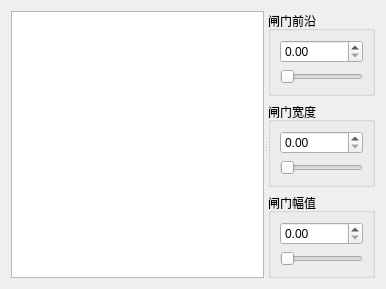
<?xml version="1.0" encoding="UTF-8"?>
<ui version="4.0">
 <class>PanelUTGate</class>
 <widget class="QWidget" name="PanelUTGate">
  <property name="windowTitle">
   <string>Form</string>
  </property>
  <layout class="QGridLayout" name="gridLayout_4">
   <item row="0" column="0">
    <widget class="QSplitter" name="splitter">
     <property name="orientation">
      <enum>Qt::Horizontal</enum>
     </property>
     <widget class="QTableView" name="gateTableView"/>
     <widget class="QWidget" name="">
      <layout class="QVBoxLayout" name="verticalLayout">
       <item>
        <widget class="QGroupBox" name="groupBox">
         <property name="title">
          <string>闸门前沿</string>
         </property>
         <layout class="QGridLayout" name="gridLayout">
          <item row="0" column="0">
           <widget class="ConfigDoubleSpinBox" name="gateStartSpinBox"/>
          </item>
          <item row="1" column="0">
           <widget class="ConfigDoubleSlider" name="gateStartSlider">
            <property name="orientation">
             <enum>Qt::Horizontal</enum>
            </property>
           </widget>
          </item>
         </layout>
        </widget>
       </item>
       <item>
        <widget class="QGroupBox" name="groupBox_2">
         <property name="title">
          <string>闸门宽度</string>
         </property>
         <layout class="QGridLayout" name="gridLayout_2">
          <item row="0" column="0">
           <widget class="ConfigDoubleSpinBox" name="gateWidthSpinBox"/>
          </item>
          <item row="1" column="0">
           <widget class="ConfigDoubleSlider" name="gateWidthSlider">
            <property name="orientation">
             <enum>Qt::Horizontal</enum>
            </property>
           </widget>
          </item>
         </layout>
        </widget>
       </item>
       <item>
        <widget class="QGroupBox" name="groupBox_3">
         <property name="title">
          <string>闸门幅值</string>
         </property>
         <layout class="QGridLayout" name="gridLayout_3">
          <item row="0" column="0">
           <widget class="ConfigDoubleSpinBox" name="gateAmpSpinBox"/>
          </item>
          <item row="1" column="0">
           <widget class="ConfigDoubleSlider" name="gateAmpSlider">
            <property name="orientation">
             <enum>Qt::Horizontal</enum>
            </property>
           </widget>
          </item>
         </layout>
        </widget>
       </item>
      </layout>
     </widget>
    </widget>
   </item>
  </layout>
 </widget>
 <customwidgets>
  <customwidget>
   <class>ConfigDoubleSpinBox</class>
   <extends>QDoubleSpinBox</extends>
   <header location="global">ConfigControl/ConfigDoubleSpinBox.h</header>
  </customwidget>
  <customwidget>
   <class>ConfigDoubleSlider</class>
   <extends>QSlider</extends>
   <header location="global">ConfigControl/ConfigDoubleSlider.h</header>
  </customwidget>
 </customwidgets>
 <resources/>
 <connections/>
</ui>
